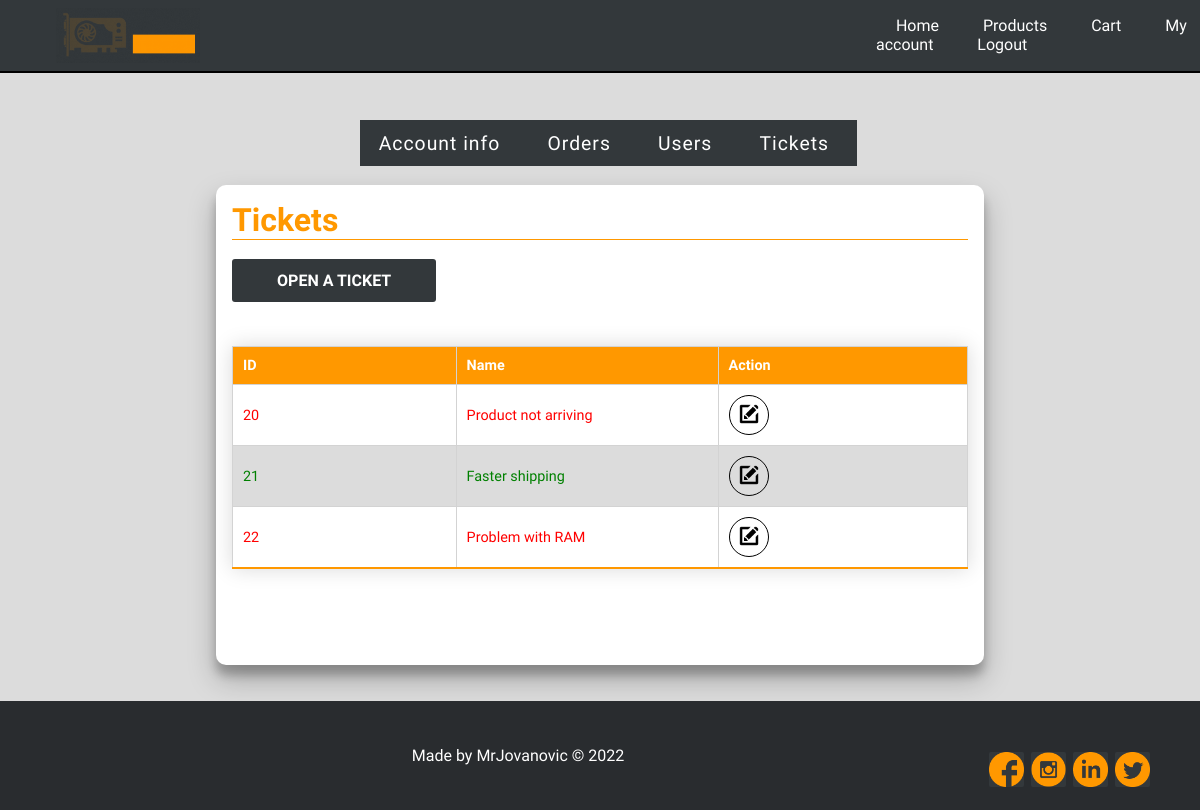
/my-account/tickets/index.php (signed in), run on the app's committed database.
### tables this page shows
CREATE TABLE `tickets` (
  `id` int NOT NULL,
  `name` varchar(127) NOT NULL,
  `user_sender` int NOT NULL,
  `is_open` int NOT NULL
);

### connection/connection.php (called while the page is built, shortened)
<?php
class Database
{
    public $mysqli;
    private function db_connect()
    {
        $this->host = 'prodajahardvera.mysql.database.azure.com';
        $this->user = 'prodajahardvera';
        $this->pass = 'Mrjovanovic$';
        $this->db = 'prodajahardvera';
        $this->mysqli = new mysqli($this->host, $this->user, $this->pass, $this->db);
        return $this->mysqli;
    }
    public function executeQuery($sql)
    {
        $result = $this->mysqli->query($sql);
        return $result;
    }
}

### controller/ticket.php (called while the page is built, shortened)
<?php
    class Ticket{
        function __construct($id,$name,$isOpen)
        {
            $this->id = $id;
            $this->name = $name;
            $this->isOpen = $isOpen;
        }
    }
?>

### my-account/view/tickets.php (the view, shortened to what this page needs)
<?php require_once "../template/navbarLogged.php"; ?>
<div class="shell">
    <div class="buttons-div">
        <?php require_once "../template/accountMenu.php"; ?>
    </div><br>
    <div class="container" id="container">
        <h1>Tickets</h1>
        <br>
        <div class="buttons-div-second">
            <form class="menuForm" action="../open-ticket/">
                <input class="menuButton" type="submit" value="Open a ticket" />
            </form>
        </div>
        <br>
        <table>
            <thead>
                <tr>
                    <th>ID</th>
                    <th>Name</th>
                    <th>Action</th>
                </tr>
            </thead>
            <tbody>
                <?php foreach ($tickets as $ticket) : ?>
                    <?php if ($ticket->isOpen) : ?>
                        <tr class="openTicket">
                        <?php else : ?>
                        <tr class="closedTicket">
                        <?php endif; ?>
                        <td><?= $ticket->id ?></td>
                        <td><?= $ticket->name ?></td>
                        <td>
                            <a href='../edit-ticket/?action=editTicket&ticketId=<?= $ticket->id ?>'>
                                <button class='iconButton'>
                                    <img class='editIcon' src='../../images/editIcon.png' alt='editIcon'>
                                </button>
                            </a>
                        </td>
                        </tr>
                    <?php endforeach; ?>
            </tbody>
        </table>
    </div>
</div>
</body>
<?php require_once "../template/footer.php"; ?>

### css/dashboard.css (style rules this page uses)
* { box-sizing: border-box; font-family: 'Muli', sans-serif; }
.container { padding: 16px; margin: auto; background-color: #fff; border-radius: 10px; box-shadow: 0 14px 28px rgba(0, 0, 0, 0.25), 0 10px 10px rgba(0, 0, 0, 0.22); position: relative; overflow: hidden; width: 768px; max-width: 100%; min-height: 480px; }
a { color: dodgerblue; display:inline-block; }
.buttons-div { margin-left: 30%; display: flex; }
.buttons-div-second { display: flex; }
th, td { padding: 10px; width: 5%; border: solid 1px lightgray; }
.editIcon { max-width: 20px; max-height: 20px; }
.iconButton { border: solid 1px; border-radius: 100%; min-width: 40px; min-height: 40px; background: none; }
.shell { margin-bottom: 3%; min-height: 66.5vh; position: relative; }
.menuButton { box-sizing: border-box; border-radius: 3px; border: none; background-color: #33383b; color: #ffffff; font-size: 1em; font-weight: bold; padding: 12px 45px; text-transform:uppercase; }
.menuForm { display: flex; flex-flow: row wrap; align-items: center; margin-right: 3px; }
table { border-collapse: collapse; margin: 25px 0; font-size: 0.9em; font-family: sans-serif; box-shadow: 0 0 20px rgba(0, 0, 0, 0.15); }
thead tr { background-color: #FF9800; color: #ffffff; text-align: left; }
tbody tr { border-bottom: 1px solid #dddddd; }
tbody tr:nth-of-type(even) { background-color: gainsboro; }
tbody tr:last-of-type { border-bottom: 2px solid #FF9800; }
.openTicket { color: green !important; }
.closedTicket { color: red !important; }
h1 { color: #FF9800; border-bottom: thin solid #FF9800; }

### css/navbar.css (style rules this page uses)
* { margin: 0; padding: 0; }
body { height: auto; background-size: cover; font-family: "Muli", sans-serif; margin-top: 10%; background-color: gainsboro; }

### css/footer.css (style rules this page uses)
html { height: 100%; }

### data on the page
tickets: id "20", name "Product not arriving"
tickets: id "21", name "Faster shipping"
tickets: id "22", name "Problem with RAM"
